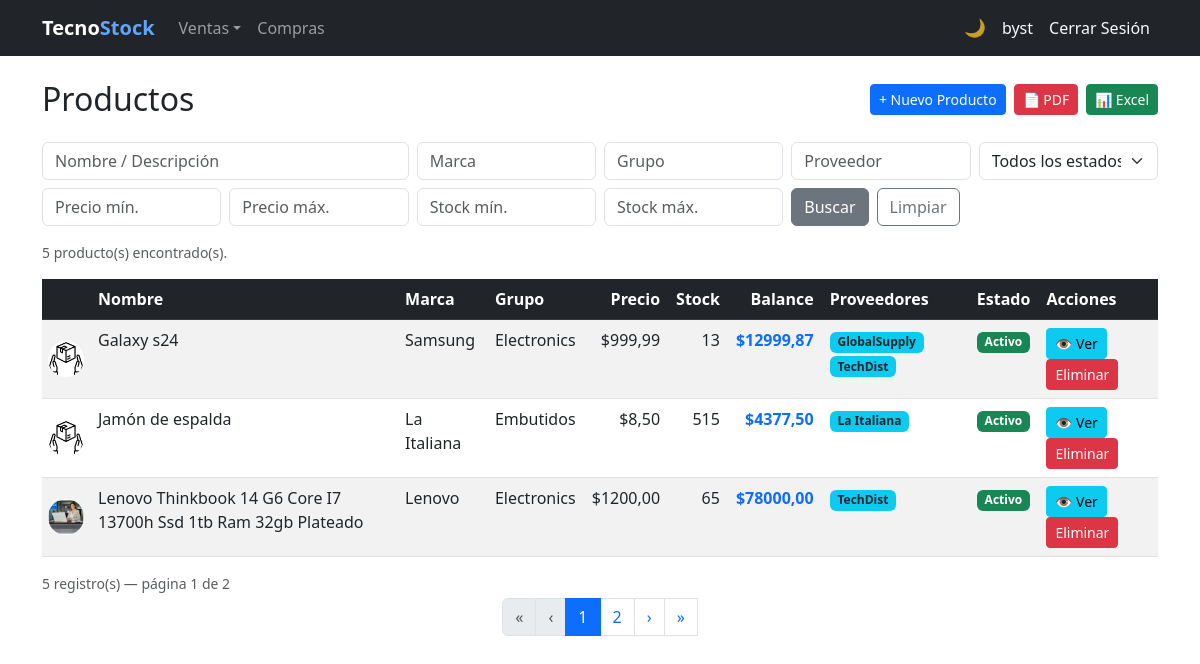
The page /products/ (signed in) on the database as committed earlier.
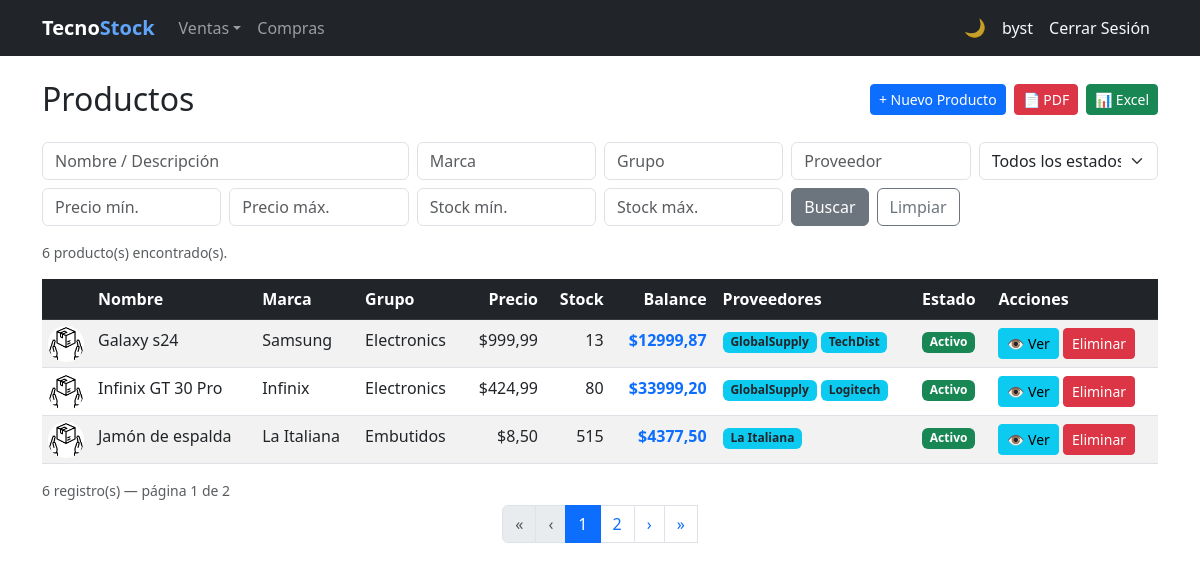
The same page on the database as committed later.
### billing/models.py (models this page shows, shortened)
class Product(models.Model):
    name = models.CharField(max_length=200, verbose_name='Product Name')
    description = models.TextField(blank=True, null=True)
    brand = models.ForeignKey(Brand, on_delete=models.PROTECT, related_name='products')
    group = models.ForeignKey(ProductGroup, on_delete=models.PROTECT, related_name='products')
    suppliers = models.ManyToManyField(Supplier, related_name='products', blank=True)
    photo      = models.ImageField(upload_to='products/', blank=True, null=True, verbose_name='Foto')
    unit_price = models.DecimalField(max_digits=12, decimal_places=2)
    tax_rate   = models.DecimalField(
                     max_digits=5, decimal_places=4, default=Decimal('0.15'),
                     verbose_name='Tasa IVA',
                     validators=[MinValueValidator(Decimal('0')), MaxValueValidator(Decimal('1'))],
                 )
    stock = models.IntegerField(default=0)
    is_active = models.BooleanField(default=True)
    created_at = models.DateTimeField(auto_now_add=True)
    updated_at = models.DateTimeField(auto_now=True)
    class Meta:
        verbose_name = 'Product'
        verbose_name_plural = 'Products'
        ordering = ['name']
    @property
    def balance(self):
        return self.unit_price * self.stock
    @property
    def photo_url(self):
        if self.photo and self.photo.name:
            return self.photo.url
        return '/media/products/Producto%20generico.jpg'

class Brand(models.Model):
    name = models.CharField(max_length=100, unique=True, verbose_name='Nombre de Marca')
    description = models.TextField(blank=True, null=True, verbose_name='Descripción')
    is_active = models.BooleanField(default=True, verbose_name='Activo')
    created_at = models.DateTimeField(auto_now_add=True)
    updated_at = models.DateTimeField(auto_now=True)
    class Meta:
        verbose_name = 'Brand'
        verbose_name_plural = 'Brands'
        ordering = ['name']

class ProductGroup(models.Model):
    name = models.CharField(max_length=100, unique=True, verbose_name='Group Name')
    is_active = models.BooleanField(default=True)
    created_at = models.DateTimeField(auto_now_add=True)
    updated_at = models.DateTimeField(auto_now=True)
    class Meta:
        verbose_name = 'Product Group'
        verbose_name_plural = 'Product Groups'
        ordering = ['name']

class Supplier(models.Model):
    name = models.CharField(max_length=200, verbose_name='Company Name')
    contact_name = models.CharField(max_length=200, blank=True, null=True)
    email = models.EmailField(blank=True, null=True)
    phone = models.CharField(max_length=20, blank=True, null=True)
    address = models.TextField(blank=True, null=True)
    photo = models.ImageField(upload_to='suppliers/', blank=True, null=True, verbose_name='Logo')
    is_active = models.BooleanField(default=True)
    created_at = models.DateTimeField(auto_now_add=True)
    updated_at = models.DateTimeField(auto_now=True)
    class Meta:
        verbose_name = 'Supplier'
        verbose_name_plural = 'Suppliers'
        ordering = ['name']

### billing/views.py (the view)
# urls.py: path('products/', views.ProductListView.as_view(), name='product_list'),
class ProductListView(LoginRequiredMixin, SearchExportMixin, ListView):
    model           = Product
    queryset        = Product.objects.select_related('brand', 'group').prefetch_related('suppliers')
    template_name   = 'billing/product_list.html'
    context_object_name = 'items'
    export_filename = 'productos'
    export_fields   = [
        ('Nombre',      'name'),
        ('Descripción', 'description'),
        ('Marca',       'brand__name'),
        ('Grupo',       'group__name'),
        ('Precio',      'unit_price'),
        ('Stock',       'stock'),
        ('Balance',     lambda p: p.unit_price * p.stock),
        ('Activo',      'is_active'),
    ]
    search_fields   = [
        {'param': 'q',         'fields': ['name__icontains', 'description__icontains']},
        {'param': 'brand',     'field':  'brand__name__icontains'},
        {'param': 'group',     'field':  'group__name__icontains'},
        {'param': 'supplier',  'field':  'suppliers__name__icontains'},
        {'param': 'price_min', 'field':  'unit_price__gte', 'type': 'number'},
        {'param': 'price_max', 'field':  'unit_price__lte', 'type': 'number'},
        {'param': 'stock_min', 'field':  'stock__gte',      'type': 'number'},
        {'param': 'stock_max', 'field':  'stock__lte',      'type': 'number'},
        {'param': 'is_active', 'field':  'is_active',       'type': 'bool'},
    ]

### shared/mixins.py (called while the page is built, shortened)
    def get_queryset(self):
        qs = super().get_queryset()
        for spec in self.search_fields:
            val = self.request.GET.get(spec['param'], '').strip()
            if not val:
                continue
        return qs.distinct()

    def get_context_data(self, **kwargs):
        ctx = super().get_context_data(**kwargs)
        ctx['search_params'] = self.request.GET
        return ctx

    def get(self, request, *args, **kwargs):
        fmt = request.GET.get('export', '').lower()
        if fmt == 'pdf':
            return self._build_pdf()
        if fmt == 'excel':
            return self._build_excel()
        return super().get(request, *args, **kwargs)

### billing/templates/billing/product_list.html (shortened to what this page needs)
{% extends 'billing/base.html' %}
{% block content %}
<div class="d-flex align-items-center justify-content-between mb-4">
  <h2 class="mb-0">Productos</h2>
  <div class="d-flex gap-2">
    <a href="{% url 'billing:product_create' %}" class="btn btn-primary btn-sm">+ Nuevo Producto</a>
    {% include 'billing/_export_buttons.html' %}
  </div>
</div>
<form method="get" class="mb-3">
  <div class="row g-2">
    <div class="col-md-4">
      <input type="text" name="q" class="form-control" placeholder="Nombre / Descripción"
             value="{{ search_params.q|default:'' }}">
    </div>
    <div class="col-md-2">
      <input type="text" name="brand" class="form-control" placeholder="Marca"
             value="{{ search_params.brand|default:'' }}">
    </div>
    <div class="col-md-2">
      <input type="text" name="group" class="form-control" placeholder="Grupo"
             value="{{ search_params.group|default:'' }}">
    </div>
    <div class="col-md-2">
      <input type="text" name="supplier" class="form-control" placeholder="Proveedor"
             value="{{ search_params.supplier|default:'' }}">
    </div>
    <div class="col-md-2">
      <select name="is_active" class="form-select" aria-label="Filtrar por estado">
        <option value="">Todos los estados</option>
      </select>
    </div>
    <div class="col-md-2">
      <input type="number" name="price_min" class="form-control" placeholder="Precio mín."
             step="0.01" value="{{ search_params.price_min|default:'' }}">
    </div>
    <div class="col-md-2">
      <input type="number" name="price_max" class="form-control" placeholder="Precio máx."
             step="0.01" value="{{ search_params.price_max|default:'' }}">
    </div>
    <div class="col-md-2">
      <input type="number" name="stock_min" class="form-control" placeholder="Stock mín."
             value="{{ search_params.stock_min|default:'' }}">
    </div>
    <div class="col-md-2">
      <input type="number" name="stock_max" class="form-control" placeholder="Stock máx."
             value="{{ search_params.stock_max|default:'' }}">
    </div>
    <div class="col-md-2 d-flex gap-2">
      <button type="submit" class="btn btn-secondary">Buscar</button>
      <a href="{% url 'billing:product_list' %}" class="btn btn-outline-secondary">Limpiar</a>
    </div>
  </div>
</form>
<p class="text-muted small">{{ paginator.count }} producto(s) encontrado(s).</p>
<table class="table table-striped table-hover">
  <thead class="table-dark">
    <tr>
      <th class="tbl-thumb-col"><span class="visually-hidden">Foto</span></th>
      <th>Nombre</th><th>Marca</th><th>Grupo</th>
      <th class="text-end">Precio</th><th class="text-end">Stock</th>
      <th class="text-end">Balance</th>
      <th>Proveedores</th><th>Estado</th><th>Acciones</th>
    </tr>
  </thead>
  <tbody>
    {% for item in items %}
    <tr>
      <td class="text-center align-middle tbl-thumb-cell">
        <img src="{{ item.photo_url }}" alt="" class="rounded-circle tbl-thumb-img">
      </td>
      <td>{{ item.name }}</td>
      <td>{{ item.brand.name }}</td>
      <td>{{ item.group.name }}</td>
      <td class="text-end">${{ item.unit_price }}</td>
      <td class="text-end">{{ item.stock }}</td>
      <td class="text-end fw-semibold text-primary">${{ item.balance }}</td>
      <td>
        {% for s in item.suppliers.all %}
          <span class="badge bg-info text-dark">{{ s.name }}</span>
        {% empty %}
          <span class="text-muted">—</span>
        {% endfor %}
      </td>
      <td>
        {% if item.is_active %}
          <span class="badge bg-success">Activo</span>
        {% else %}
          <span class="badge bg-secondary">Inactivo</span>
        {% endif %}
      </td>
      <td>
        <button type="button" class="btn btn-sm btn-info" onclick="showDetail(this)"
          data-dm-title="{{ item.name }}"
          data-dm-subtitle="Producto"
          data-dm-initial="{{ item.name|first|upper }}"
          data-dm-color="#0d6efd"
          data-dm-photo="{{ item.photo_url }}"
          data-dm-active="{{ item.is_active }}"
          data-dm-f1l="Nombre"       data-dm-f1v="{{ item.name }}"
          data-dm-f2l="Marca"        data-dm-f2v="{{ item.brand.name }}"
          data-dm-f3l="Grupo"        data-dm-f3v="{{ item.group.name }}"
          data-dm-f4l="Precio"       data-dm-f4v="${{ item.unit_price }}"
          data-dm-f5l="Stock"        data-dm-f5v="{{ item.stock }} unidades"
          data-dm-f6l="Balance"      data-dm-f6v="${{ item.balance }}"
          data-dm-f7l="Estado"       data-dm-f7v="{{ item.is_active|yesno:'Activo,Inactivo' }}"
          data-dm-f8l="Proveedores"  data-dm-f8v="{% for s in item.suppliers.all %}{{ s.name }}{% if not forloop.last %}, {% endif %}{% empty %}—{% endfor %}" data-dm-f8w="1"
          data-dm-f9l="Descripción"  data-dm-f9v="{{ item.description|default:'—' }}" data-dm-f9w="1"
          data-dm-edit-url="{% url 'billing:product_update' item.pk %}"
        >&#128065; Ver</button>
        <a href="{% url 'billing:product_delete' item.pk %}" class="btn btn-sm btn-danger">Eliminar</a>
      </td>
    </tr>
    {% empty %}
    <tr><td colspan="10" class="text-center">No se encontraron productos.</td></tr>
    {% endfor %}
  </tbody>
</table>
{% include 'billing/_pagination.html' %}
{% endblock %}

### billing/templates/billing/base.html (shortened to what this page needs)
<!DOCTYPE html>
<html lang="es">
<head>
  <link href="https://cdn.jsdelivr.net/npm/bootstrap@5.3.0/dist/css/bootstrap.min.css" rel="stylesheet">
</head>
<body>
<nav class="navbar navbar-expand-lg navbar-dark bg-dark">
  <div class="container">
    <a class="navbar-brand fw-bold" href="{% url 'billing:home' %}">Tecno<span class="nav-brand-accent">Stock</span></a>
    <div class="collapse navbar-collapse" id="nav">
      <ul class="navbar-nav me-auto">
        <li class="nav-item dropdown">{% if user.is_authenticated %}<a class="nav-link dropdown-toggle" href="#" role="button" data-bs-toggle="dropdown" aria-expanded="false">Ventas</a>{% endif %}</li>
        <li class="nav-item">{% if user.is_authenticated %}<a class="nav-link" href="{% url 'purchasing:purchase_list' %}">Compras</a>{% endif %}</li>
      </ul>
      <ul class="navbar-nav align-items-center">
        <li class="nav-item"><button type="button" class="theme-toggle-btn" id="theme-toggle" onclick="toggleTheme()" title="Cambiar tema claro / oscuro"><span id="theme-icon">&#127769;</span></button></li>
        <li class="nav-item">{% if user.is_authenticated %}<a class="nav-link text-light" href="{% url 'billing:dashboard' %}">{{ user.username }}</a>{% endif %}</li>
        <li class="nav-item">{% if user.is_authenticated %}<form method="post" action="{% url 'logout' %}" class="d-inline">{% csrf_token %}<button type="submit" class="nav-link btn btn-link text-light btn-nav-link">Cerrar Sesión</button></form>{% else %}<a class="nav-link" href="{% url 'login' %}">Iniciar Sesión</a>{% endif %}</li>
      </ul>
    </div>
  </div>
</nav>
<div class="container mt-4">
  {% block content %}{% endblock %}
</div>
</body>
</html>

### billing/templates/billing/_export_buttons.html (shortened to what this page needs)
<button type="button" class="btn btn-danger btn-sm" onclick="exportList('pdf')">
  &#128196; PDF
</button>
<button type="button" class="btn btn-success btn-sm" onclick="exportList('excel')">
  &#128202; Excel
</button>

### billing/templates/billing/_pagination.html (shortened to what this page needs)
{% if is_paginated %}
<p class="text-muted small mb-1">{{ paginator.count }} registro(s) &mdash; página {{ page_obj.number }} de {{ page_obj.paginator.num_pages }}</p>
<nav aria-label="Page navigation">
  <ul class="pagination justify-content-center mb-0"
      data-current="{{ page_obj.number }}"
      data-total="{{ page_obj.paginator.num_pages }}"
      data-url="?{% for k,v in search_params.items %}{% if k != 'page' and k != 'export' %}{{ k }}={{ v }}&{% endif %}{% endfor %}page=">
    <li class="page-item{% if not page_obj.has_previous %} disabled{% endif %}">
      <a class="page-link" href="?{% for k,v in search_params.items %}{% if k != 'page' and k != 'export' %}{{ k }}={{ v }}&{% endif %}{% endfor %}page=1">&laquo;</a>
    </li>
    <li class="page-item{% if not page_obj.has_previous %} disabled{% endif %}">
      <a class="page-link" href="?page={% if page_obj.has_previous %}{{ page_obj.previous_page_number }}{% else %}1{% endif %}">&#8249;</a>
    </li>
    <li class="page-item{% if not page_obj.has_next %} disabled{% endif %}">
      <a class="page-link" href="?page={% if page_obj.has_next %}{{ page_obj.next_page_number }}{% else %}{{ page_obj.paginator.num_pages }}{% endif %}">&#8250;</a>
    </li>
    <li class="page-item{% if not page_obj.has_next %} disabled{% endif %}">
      <a class="page-link" href="?{% for k,v in search_params.items %}{% if k != 'page' and k != 'export' %}{{ k }}={{ v }}&{% endif %}{% endfor %}page={{ page_obj.paginator.num_pages }}">&raquo;</a>
    </li>
  </ul>
</nav>
{% endif %}

### billing/templates/billing/base.html (style rules this page uses)
.btn-nav-link { text-decoration: none; }
.tbl-thumb-col { width: 48px; }
.tbl-thumb-cell { width: 48px; padding: 4px 6px !important; }
.tbl-thumb-img { width: 36px; height: 36px; object-fit: cover; }
.nav-brand-accent { color: #60a5fa; }
.theme-toggle-btn { background: none; border: none; cursor: pointer; font-size: 1.1rem; line-height: 1; padding: .375rem .5rem; border-radius: .375rem; transition: background .2s; color: rgba(255,255,255,.75); }

Rows that differ between the two databases and show on the page:
no longer on this page (row unchanged): Product: photo_url (picture), name "Lenovo Thinkbook 14 G6 Core I7 13700h Ssd 1tb Ram 32gb Plateado", brand.name "Lenovo", group.name "Electronics", unit_price "1200,00", stock "65", balance "78000,00", is_active "Activo", Supplier (name "TechDist")
added Product: name "Infinix GT 30 Pro", brand.name "Infinix", group.name "Electronics", unit_price "424,99", stock "80", balance "33999,20", is_active "Activo", Supplier (name "GlobalSupply")
added Supplier: name "Logitech", shown under "Infinix GT 30 Pro"
Other text that changed with them:
{{ paginator.count }}: "5" → "6"
